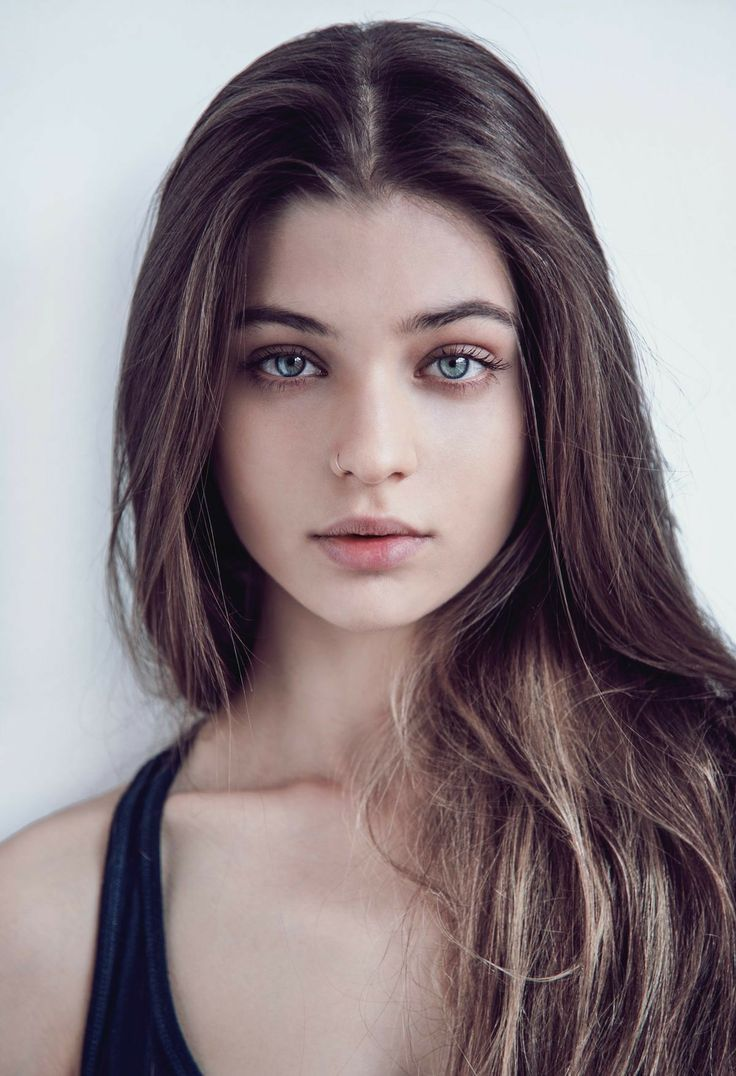
#> input picture Learn 1/OPEN CV/test.jpg, 736 x 1076 px
$ python imggggDIC.py
#> lines starting #> are read from the running program, lines starting #| are printed output that depends on the picture; after the words box and inside, x2 and y2 are one past the last pixel; in counts of white or black regions, pixels touching at a corner belong together
import cv2

def main():
    casc = cv2.CascadeClassifier("ds.xml")

    fr = cv2.imread('test.jpg')
#> fr is the input picture: shape (1076, 736, 3); mean B, G, R 131.8, 127.6, 140
    rec = casc.detectMultiScale(fr, scaleFactor=1.3, minNeighbors=4, minSize=(30, 30), flags=cv2.CASCADE_SCALE_IMAGE)
#> rec = [[174, 212, 400, 400]]

    for x, y, w, h in rec:
        cv2.rectangle(fr, (x, y), (x + w, y + h), (0, 255, 0), 2)
#> this loop made 1 pass
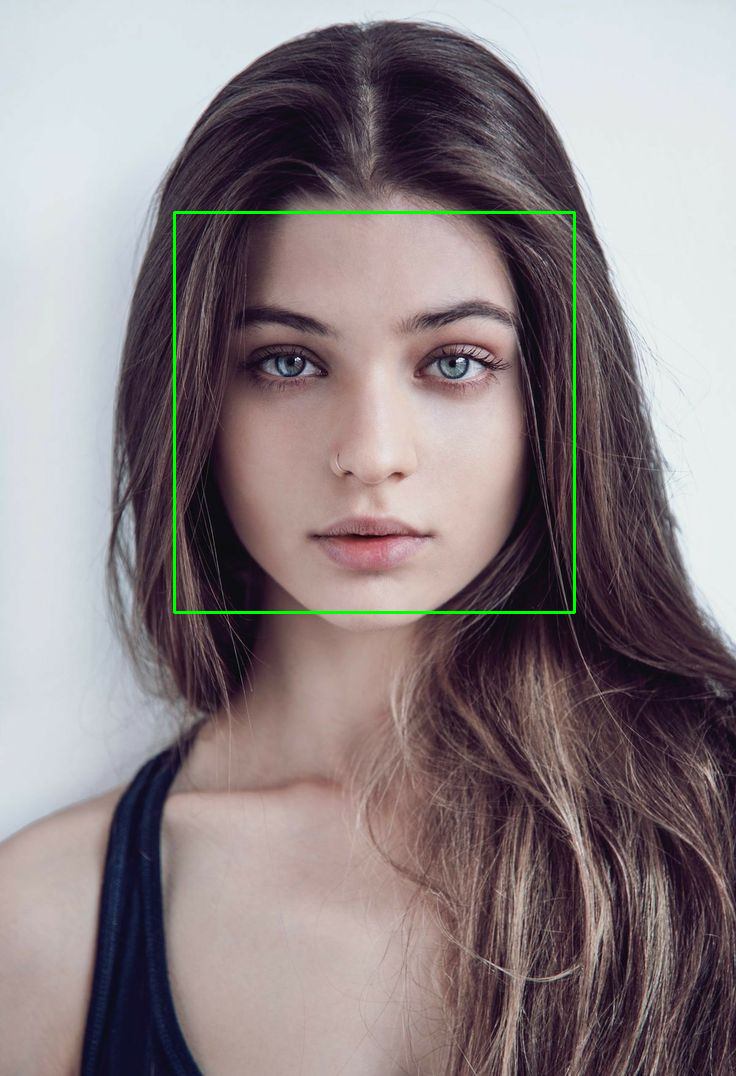
#> fr: shape (1076, 736, 3); 0.61% of pixels changed, all inside (x1, y1, x2, y2) = (173, 211, 576, 614)

    cv2.imwrite('out_test.jpg',fr)

if __name__ == '__main__':
    main()
